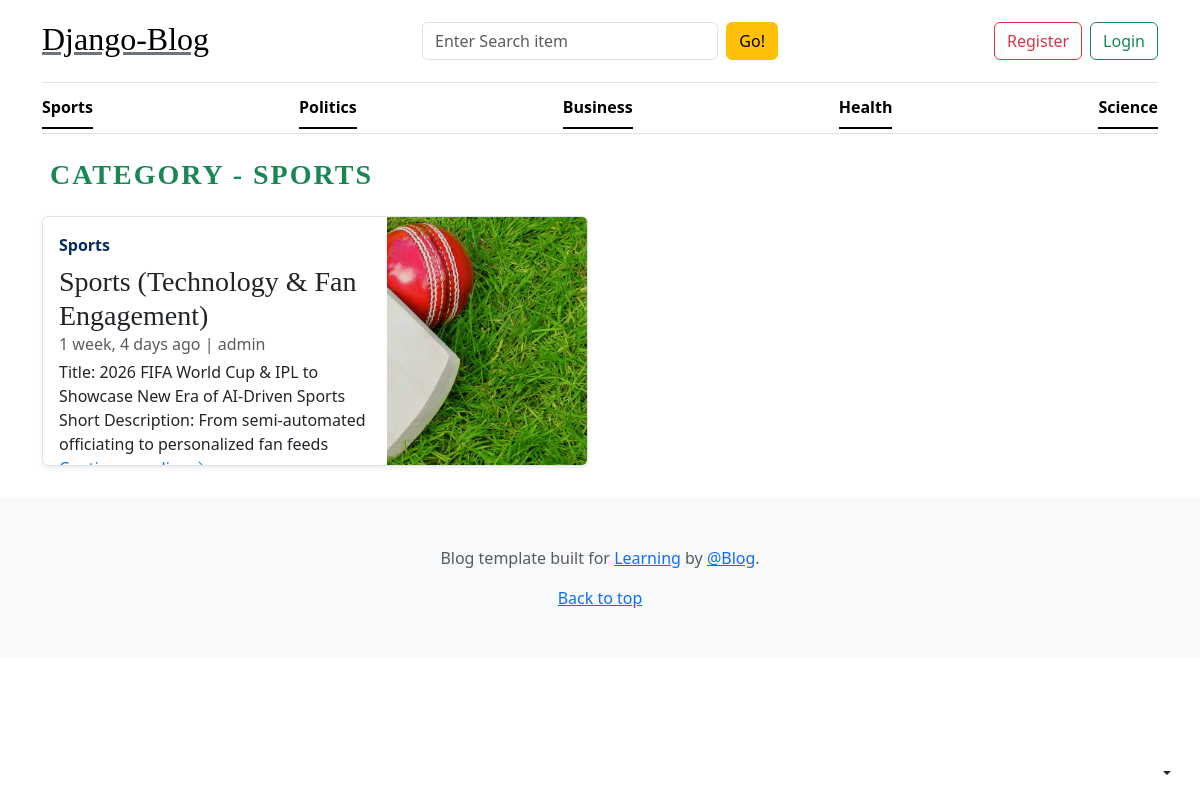
Page /category/1/ on the committed database.
### blogs_app/models.py (models this page shows, shortened)
class category(models.Model):
    category=models.CharField(max_length=50)
    created_at=models.DateTimeField(auto_now_add=True)
    updated_at=models.DateTimeField(auto_now=True)
    class Meta:
        verbose_name_plural='Categories'

class Blog(models.Model):
    title=models.CharField(max_length=50)
    slug=models.SlugField(max_length=150,unique=True,blank=True)
    category_blog=models.ForeignKey(category,on_delete=models.CASCADE)
    author=models.ForeignKey(User,on_delete=models.CASCADE)
    feature_image=models.ImageField(upload_to='blog_images/',blank=True)
    short_description=models.TextField(max_length=150)
    blog_body=models.TextField()
    status=models.CharField(choices=status,default='draft')
    is_featured=models.BooleanField(default=False)
    created_at=models.DateTimeField(auto_now_add=True)
    updated_at=models.DateTimeField(auto_now=True)

### blogs_app/views.py (the view)
# urls.py: path('<int:id>/',views.posts,name='posts_category'),
def posts(request,id):
    post_id=Blog.objects.filter(status='published',category_blog_id=id)
    try:
       cat_title=category.objects.get(id=id)
    except:
        return redirect('home')
    return render(request,"posts_category.html",{'post':post_id,'cat':cat_title})

### blogs_app/context_processors.py (called while the page is built)
def get_category(request):
    categories=category.objects.all()
    return dict(categories=categories)

def get_social(request):
    social=Social.objects.all()
    return dict(social=social)

### templates/posts_category.html
{% extends 'base.html' %}
{% block content %}
<main class="container">
  {% if post %}
<h3 class="text-success text-uppercase fw-bold mx-2 my-4 " style="letter-spacing: 2px;">Category - {{cat.category}}</h3>
<div class="row mb-2">
    {% for i in post %}
    <div class="col-md-6">
        <div class="row g-0 border rounded overflow-hidden flex-md-row mb-4 shadow-sm h-md-250 position-relative">
            <div class="col p-3 d-flex flex-column position-static">
                <strong class="d-inline-block mb-2 text-primary-emphasis">{{i.category_blog.category}}</strong>
                <h3 class="mb-0">{{i.title}}</h3>
                <div class="mb-1 text-body-secondary">{{i.updated_at|timesince}} ago | {{i.author}}</div>
                <p class="card-text mb-auto">
                    {{i.short_description}}
                </p>
                <a href="#" class="icon-link gap-1 icon-link-hover stretched-link">
                    Continue reading
                    <svg class="bi" aria-hidden="true">
                        <use xlink:href="#chevron-right"></use>
                    </svg>
                </a>
            </div>
            <div class="col-auto d-none d-lg-block">
                <img src="{{ i.feature_image.url }}" alt="{{ i.title }}" width="200" height="250"
                    class="bd-placeholder-img" style="object-fit: cover;">
            </div>
        </div>
    </div>
 {% endfor %}
</div>
    {% else %}
     <h3>No Posts Found</h3>
    {% endif %}
</main>
{% endblock %}

### templates/base.html (shortened to what this page needs)
{% load static %}
<!DOCTYPE html>
<html lang="en">
<head>
    <link rel="stylesheet" href="https://cdn.jsdelivr.net/npm/bootstrap@5.3.8/dist/css/bootstrap.min.css">
    <link rel="stylesheet" href="/static/css/blog.css">
</head>
<body>
    <div
      class="dropdown position-fixed bottom-0 end-0 mb-3 me-3 bd-mode-toggle"
    >
      <button
        class="btn btn-bd-primary py-2 dropdown-toggle d-flex align-items-center"
        id="bd-theme"
        type="button"
        aria-expanded="false"
        data-bs-toggle="dropdown"
        aria-label="Toggle theme (auto)"
      >
      </button>
    </div>
    <div class="container">
      <header class="border-bottom lh-1 py-3">
        <div class="row flex-nowrap justify-content-between align-items-center">
          <div class="col-4 pt-1">
           <h2> <a class="link-secondary text-black" href="{% url 'home' %}">Django-Blog</a></h2>
          </div>
       <div class="col-12 col-md-4">
      <form action="{% url 'search' %}" method="get"
            class="d-flex flex-column flex-sm-row gap-2">
        <input
          type="text"
          name="keyword"
          id="keyword"
          placeholder="Enter Search item"
          class="form-control"
        >
        <button
          type="submit"
          class="btn btn-warning flex-shrink-0"
          id="button-search"
        >
          Go!
        </button>
      </form>
    </div>
    <div class="col-12 col-md-4">
      <div class="d-flex justify-content-center justify-content-md-end gap-2">
        <a class="btn btn-outline-danger" href="#">Register</a>
        <a class="btn btn-outline-success" href="#">Login</a>
      </div>
    </div>
        </div>
      </header>
      <div class="nav-scroller py-1 mb-3 border-bottom">
        <nav class="nav nav-underline justify-content-between">
          {% for i in categories %}
          <a class="nav-item nav-link link-body-emphasis active" href="{% url 'posts_category' i.id %}"
            >{{i.category}}</a>
           {% endfor %}
        </nav>
      </div>
    </div>
{% block content %}
{% endblock %}
    <footer class="py-5 text-center text-body-secondary bg-body-tertiary">
      <p>
        Blog template built for
        <a href="https://getbootstrap.com/">Learning</a> by
        <a href="https://x.com/mdo">@Blog</a>.
      </p>
      <p class="mb-0"><a href="#">Back to top</a></p>
    </footer>
</body>
</html>

### static/css/blog.css (style rules this page uses)
h1, h2, h3, h4, h5, h6 { font-family: "Playfair Display", Georgia, "Times New Roman", serif; }
@media (min-width: 768px) { .h-md-250 { height: 250px; } }

### rows in the picture
category: category "Sports", category "SPORTS"
category: category "Politics"
category: category "Business"
category: category "Health"
category: category "Science"
Blog: category_blog.category "Sports", title "Sports (Technology & Fan Engagement)", updated_at "1 week, 4 days", author "admin", short_description "Title: 2026 FIFA World Cup & IPL to Showcase New Era of AI-Driven Sports Short Description: From semi-automated officiating to personalized fan feeds", feature_image (picture)
